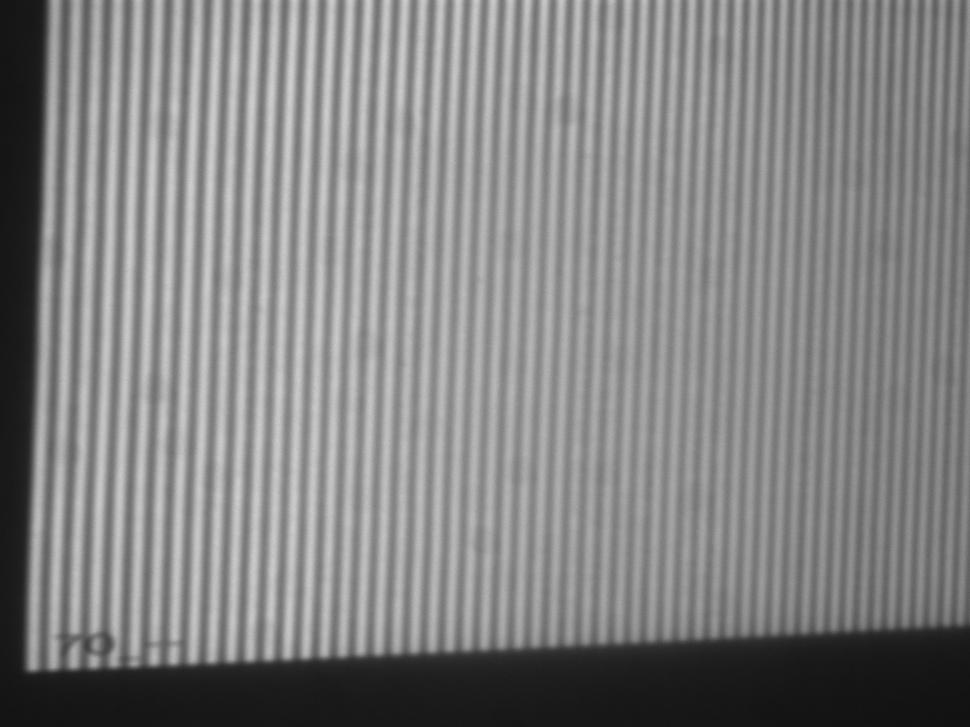
#> input picture demo_py_opencv/rotateImages/cos_wave_Period_70_initial_phase_-2.0943951023931953.bmp, 970 x 727 px
$ python rotateImage.py
#> lines starting #> are read from the running program, lines starting #| are printed output that depends on the picture
import os
import glob
import shutil
import cv2

img_name=[
    "cos_wave_Period_70_initial_phase_-2.0943951023931953.bmp",
    "cos_wave_Period_70_initial_phase_0.bmp",
    "cos_wave_Period_70_initial_phase_2.0943951023931953.bmp",

    "cos_wave_Period_64_initial_phase_-2.0943951023931953.bmp",
    "cos_wave_Period_64_initial_phase_0.bmp",
    "cos_wave_Period_64_initial_phase_2.0943951023931953.bmp",

    "cos_wave_Period_59_initial_phase_-2.0943951023931953.bmp",
    "cos_wave_Period_59_initial_phase_0.bmp",
    "cos_wave_Period_59_initial_phase_2.0943951023931953.bmp",
                  ]
# os.mkdir("./rotateImages")
for e1 in img_name:
    shutil.copy("./cos_pictures/"+e1, "./rotateImages/"+e1)

images = glob.glob("./rotateImages/*.bmp")
for e1 in img_name:
    img = cv2.imread("./rotateImages/"+e1,0)
#> img is the input picture: shape (727, 970); min 16, max 209, mean 130.5
    rows,cols = img.shape
#> rows = 727; cols = 970
    M = cv2.getRotationMatrix2D((cols/2,rows/2),10,1)
    dst = cv2.warpAffine(img,M,(cols,rows))
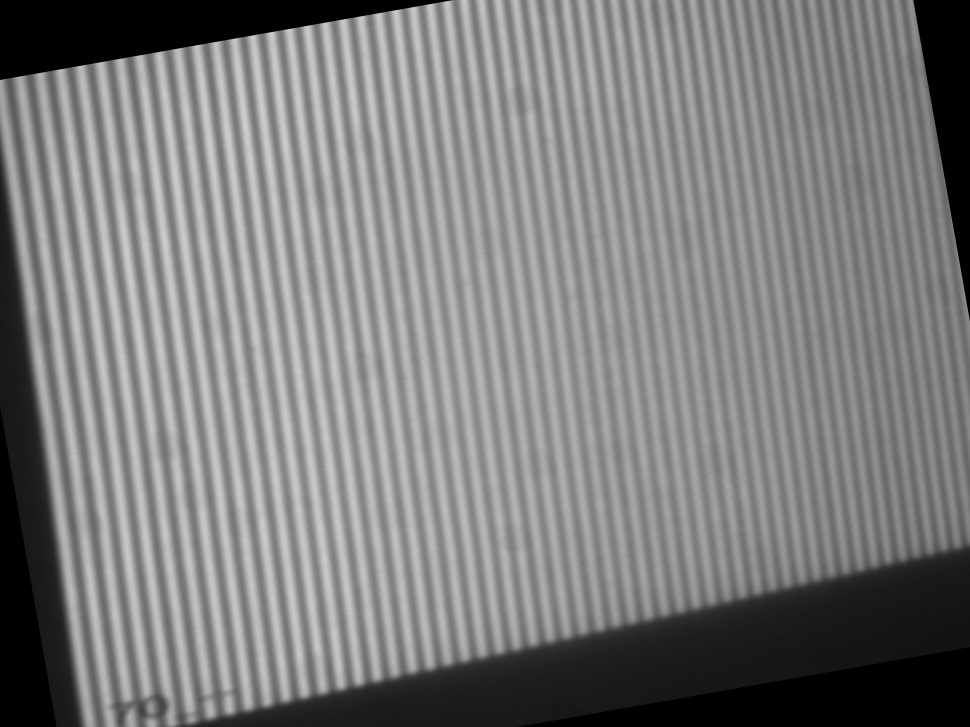
#> dst: shape (727, 970); min 0, max 208, mean 125.1
    cv2.imwrite("./rotateImages/"+e1,dst)
#> pass 2 of the loop `for e1 in img_name:`:
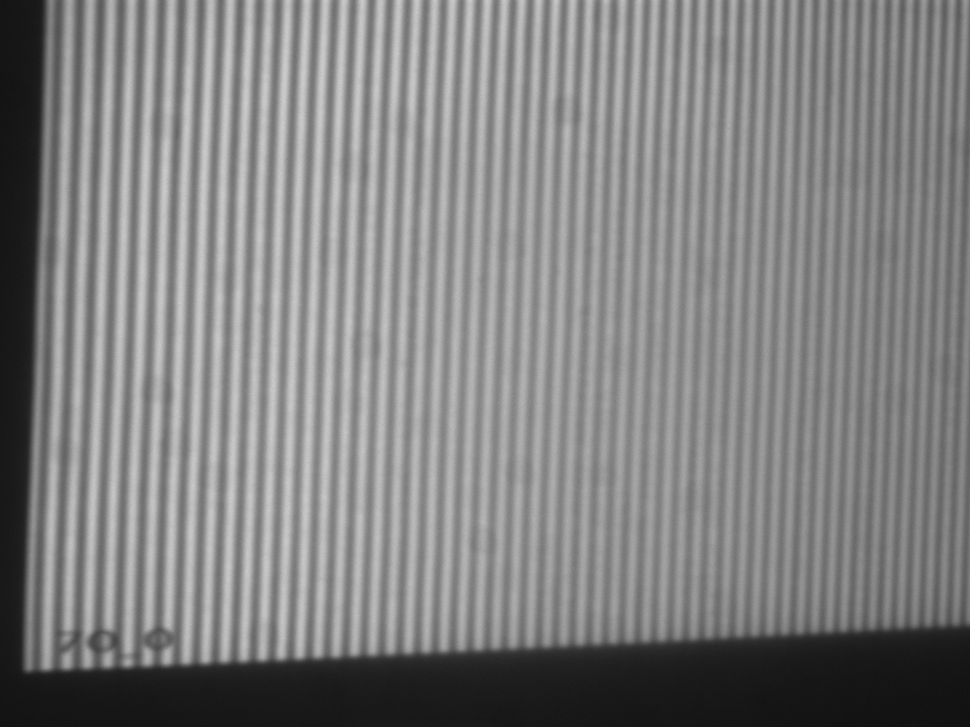
#> input picture demo_py_opencv/rotateImages/cos_wave_Period_70_initial_phase_0.bmp, 970 x 727 px
#> img is the input picture: shape (727, 970); min 16, max 206, mean 128.6
#> `dst = cv2.warpAffine(img,M,(cols,rows))`:
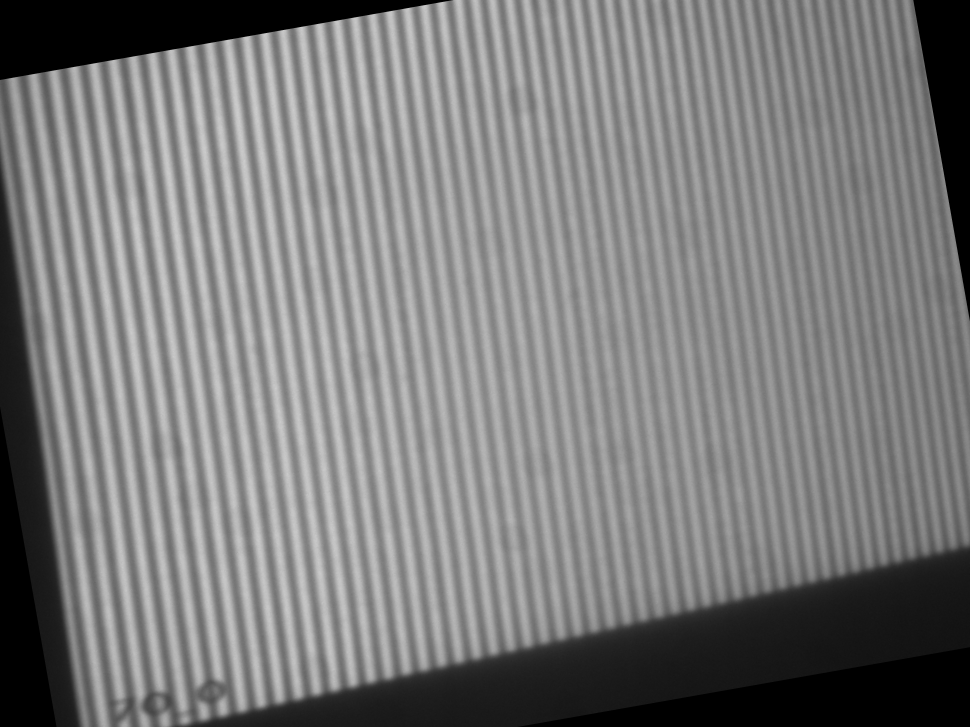
#> dst: shape (727, 970); min 0, max 204, mean 123.3
#> pass 3 of the loop `for e1 in img_name:`:
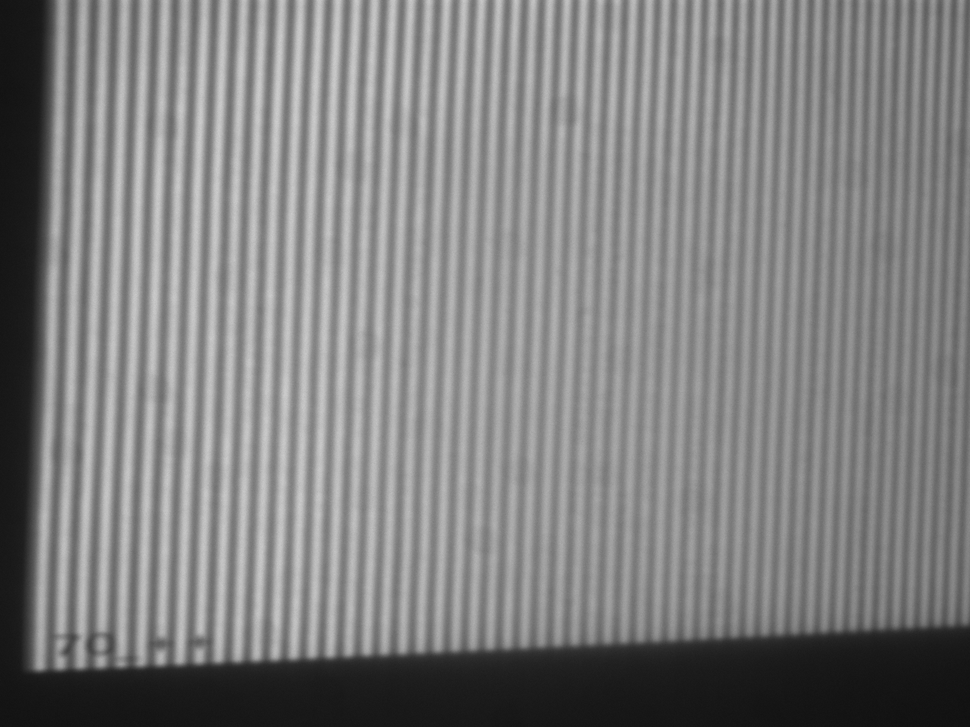
#> input picture demo_py_opencv/rotateImages/cos_wave_Period_70_initial_phase_2.0943951023931953.bmp, 970 x 727 px
#> img is the input picture: shape (727, 970); min 16, max 205, mean 128
#> `dst = cv2.warpAffine(img,M,(cols,rows))`:
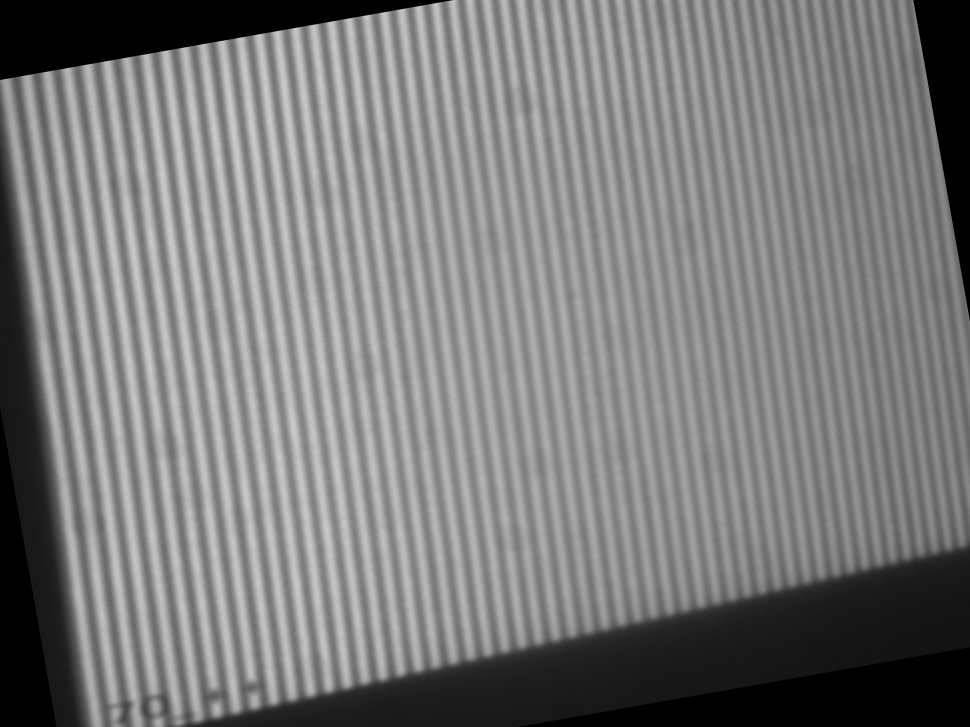
#> dst: shape (727, 970); min 0, max 205, mean 122.8
#> (the run stopped early here; a loop or call above may not have finished)
